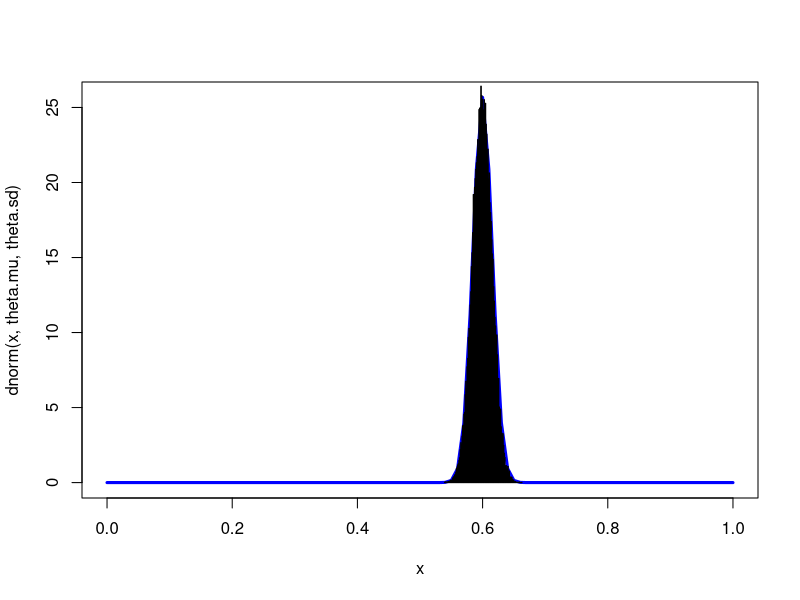
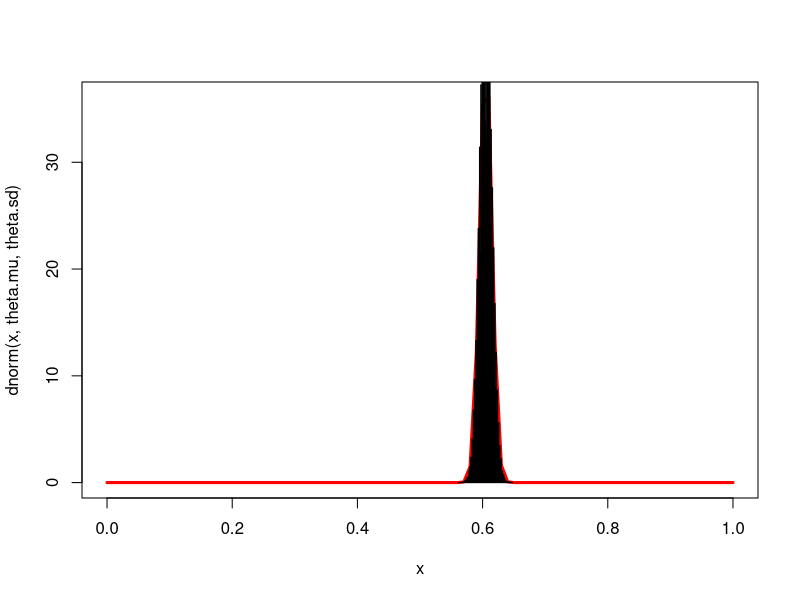
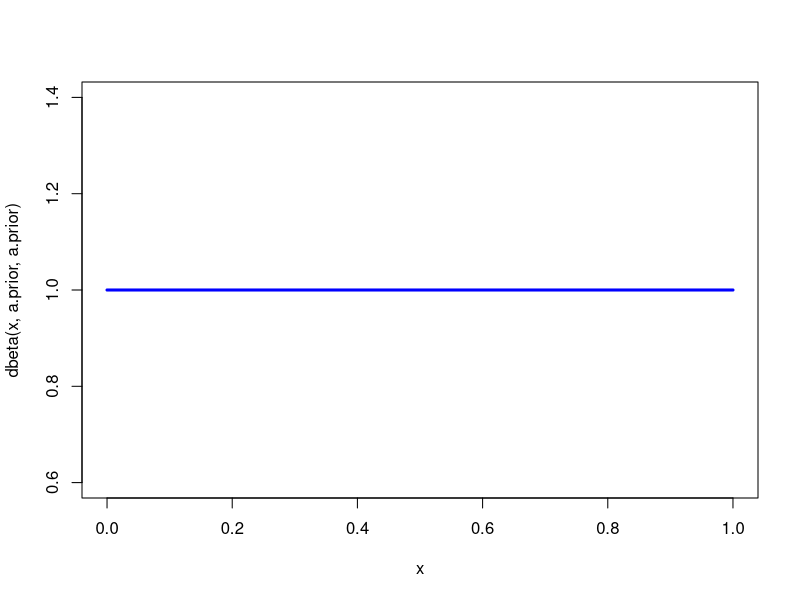
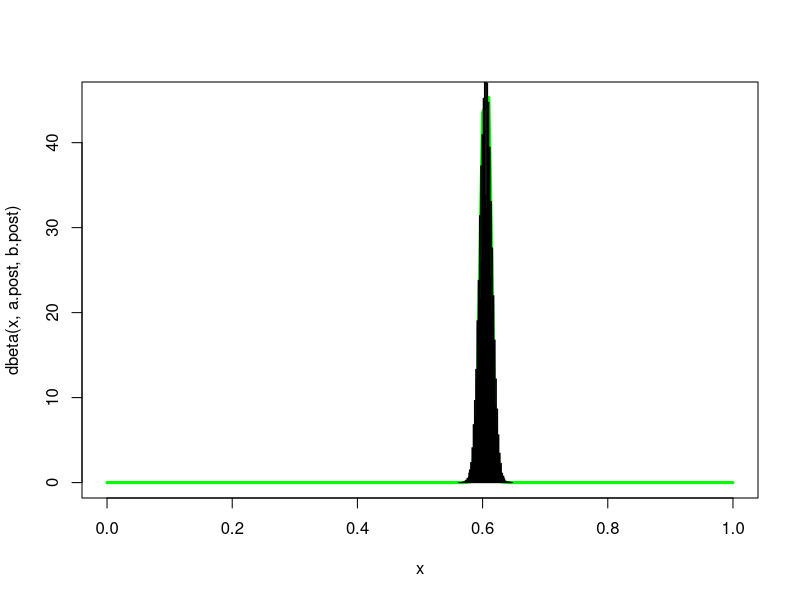

R code for these plots, in order:
## ---- chunk 1
R <- 50000 # number of replications
N <- 1000
theta.true <- 0.6
theta.hat <- rep(0, R)

for(i in 1:R)
{
  y.raw <- rbinom(N, 1, theta.true)
  theta.hat[i] <- mean(y.raw)
}

theta.mu <- mean(theta.hat)
theta.sd <- sd(theta.hat)
curve(dnorm(x, theta.mu, theta.sd), type = "l", lwd = 3, col="blue")
hist(theta.hat, breaks=100, add=TRUE, freq=FALSE)
## ---- chunk 2
N <- 5000
y.one <- rbinom(N, 1, theta.true)


R <- 50000 # number of replications
theta.hat <- rep(0, R)

for(i in 1:R)
{
  y.raw <- sample(y.one, size=2500, replace=TRUE)
  theta.hat[i] <- mean(y.raw)
}

theta.mu <- mean(theta.hat)
theta.sd <- sd(theta.hat)
curve(dnorm(x, theta.mu, theta.sd), type = "l", lwd = 3, col="red")
hist(theta.hat, breaks=100, add=TRUE, freq=FALSE)
## ---- chunk 3
a.prior <- 1
b.prior <- 1
curve(dbeta(x, a.prior, a.prior), lwd = 3, type = "l", col="blue")
## ---- chunk 4
N1 <- sum(y.one)
N0 <- N - N1
a.post <- N1 + a.prior
b.post <- N0 + b.prior

curve(dbeta(x, a.post, b.post), lwd = 3, type = "l", col = "green")
hist(theta.hat, breaks=100, add=TRUE, freq=FALSE)
## ---- chunk 5
# This represents the DGP
N <- 10000
a <- 1.258
b <- 2.567
x <- rnorm(N)
u <- rnorm(N, 0, 1)
y <- a + b * x + u

# MN hands off the data to the econometrician
fit <- lm(y ~ x)
summary(fit)
